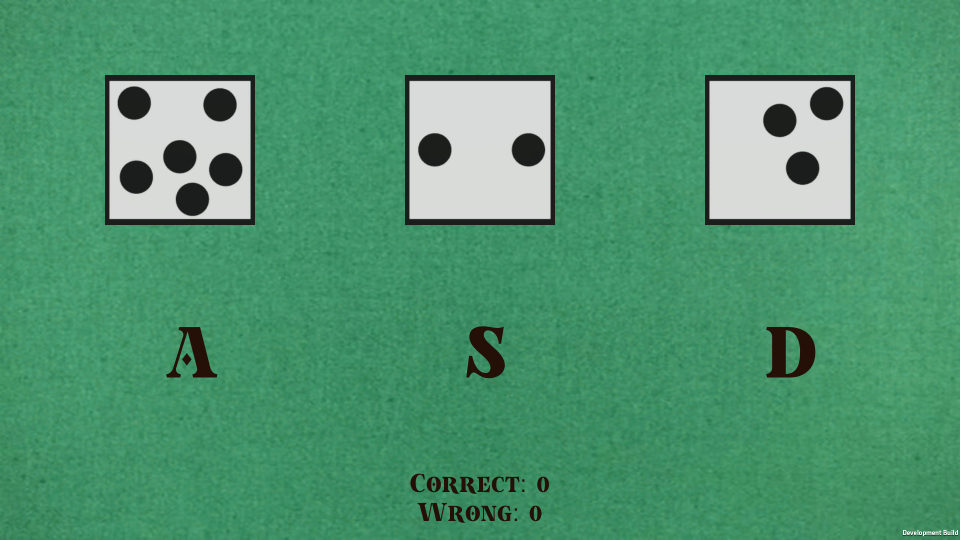
#> input picture part1/screenshots/part1.png, 1920 x 1080 px (shown at 1/2 size)
$ jupyter execute --allow-errors Implementation_Testing.ipynb
#> lines starting #> are read from the running program, lines starting #| are printed output that depends on the picture; after the words box and inside, x2 and y2 are one past the last pixel; in counts of white or black regions, pixels touching at a corner belong together
[cell 1]
import numpy as np
import matplotlib.pyplot as plt
import cv2

import os

[cell 2]
img_path = "screenshots/part1.png"
img = cv2.imread(img_path, cv2.IMREAD_GRAYSCALE)
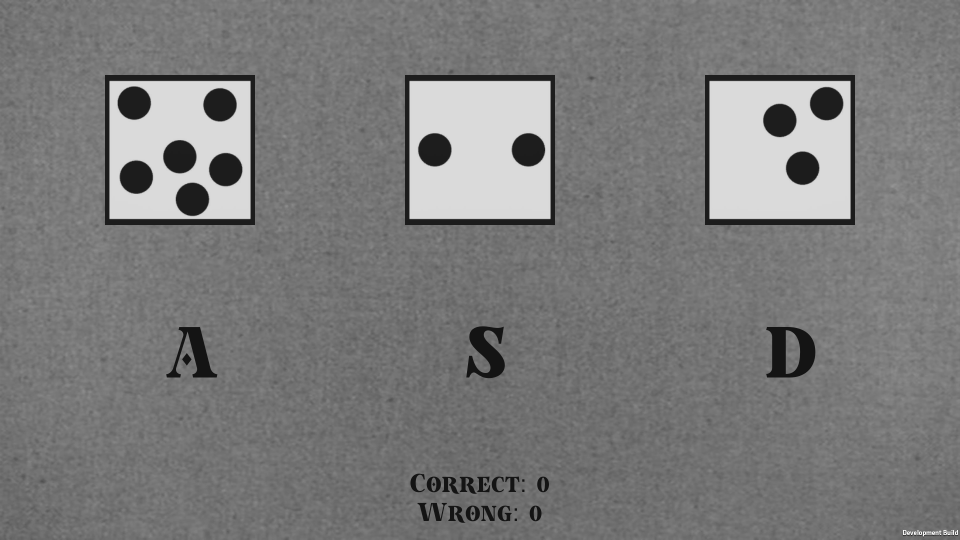
#> img: shape (1080, 1920) (shown at 1/2 size); min 20, max 255, mean 122.8

fig, axes = plt.subplots(nrows=1, ncols=1, figsize=(12, 6))
axes.imshow(img, cmap="gray")
axes.set_title("Screenshot Grayscale")
axes.axis("off")
plt.tight_layout()
plt.show()

[cell 3]
def auto_canny(img, sigma=0.33):
	# compute the median of the single channel pixel intensities
	v = np.median(img)
	# apply automatic Canny edge detection using the computed median
	lower = int(max(0, (1.0 - sigma) * v))
	upper = int(min(255, (1.0 + sigma) * v))
	edged = cv2.Canny(img, lower, upper)
	# return the edged image
	return edged

[cell 4]
dice_top_left = (0, 0)    # w, h
dice_bot_right = (1920, 520)    # 1920 = 1 * width, 520 = 0.48 * height

dice = img[dice_top_left[1]:dice_bot_right[1], dice_top_left[0]:dice_bot_right[0]]
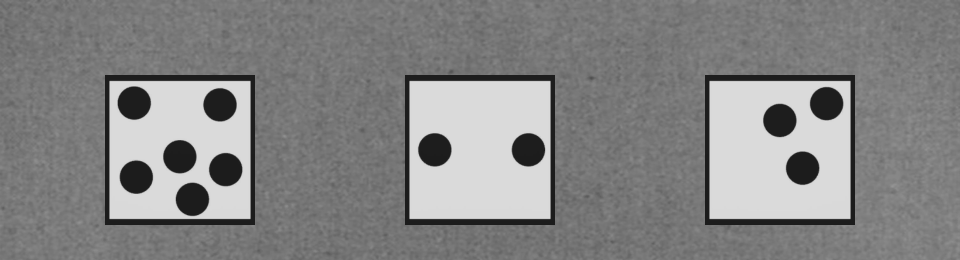
#> dice: shape (520, 1920) (shown at 1/2 size); min 28, max 227, mean 132.7

fig, axes = plt.subplots(nrows=1, ncols=1, figsize=(12, 6))
axes.imshow(dice, cmap="gray")
axes.set_title("Crop Dice")
axes.axis("off")
plt.tight_layout()
plt.show()

[cell 5]
edged = auto_canny(dice)
#> in auto_canny, `v = np.median(img)`: v = 122
#> in auto_canny, `lower = int(max(0, (1.0 - sigma) * v))`: lower = 81
#> in auto_canny, `upper = int(min(255, (1.0 + sigma) * v))`: upper = 162
#> in auto_canny, `edged = cv2.Canny(img, lower, upper)`:
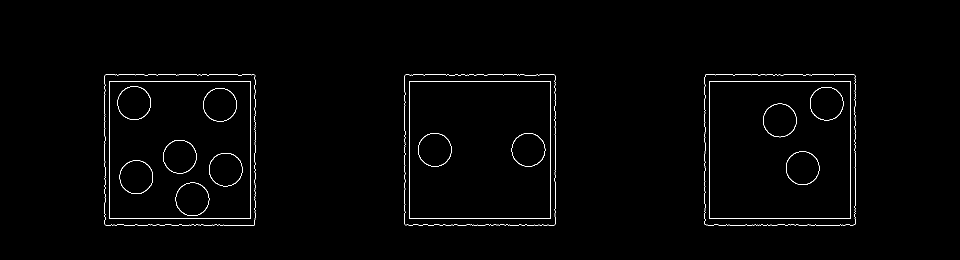
#> edged: shape (520, 1920) (shown at 1/2 size); 0.97% white in thin lines or dots, all inside (x1, y1, x2, y2) = (209, 149, 1711, 451)

fig, axes = plt.subplots(nrows=1, ncols=1, figsize=(12, 6))
axes.imshow(edged, cmap="gray")
axes.set_title("Edge Detection")
axes.axis("off")
plt.tight_layout()
plt.show()

[cell 6]
contours, hierarchy = cv2.findContours(edged, cv2.RETR_EXTERNAL, cv2.CHAIN_APPROX_NONE)
#> contours = 3 contours; box (x1, y1, x2, y2) and area: (1409, 149, 1711, 451) 90316, (809, 149, 1111, 451) 90306, (209, 149, 511, 451) 90266

cropped_die = []
for contour in contours:
    die_top_left = contour.min(axis=0)[0]
    die_bot_right = contour.max(axis=0)[0]
    cropped_die.append(edged[die_top_left[1]:die_bot_right[1], die_top_left[0]:die_bot_right[0]])
#> this loop made 3 passes
#> (die_top_left, die_bot_right) on passes 1 to 3: ([1409, 149], [1710, 450]), ([809, 149], [1110, 450]), ([209, 149], [510, 450])
#> after the loop, cropped_die = 3 items

fig, axes = plt.subplots(nrows=1, ncols=3, figsize=(12, 6))
[axis.imshow(cropped_die[idx], cmap="gray") for idx, axis in enumerate(axes)]
[axis.axis("off") for axis in axes]
[axes[idx].set_title(title) for idx, title in enumerate(reversed(["A", "S", "D"]))]
fig.suptitle("Cropped Dice")
plt.tight_layout()
plt.show()
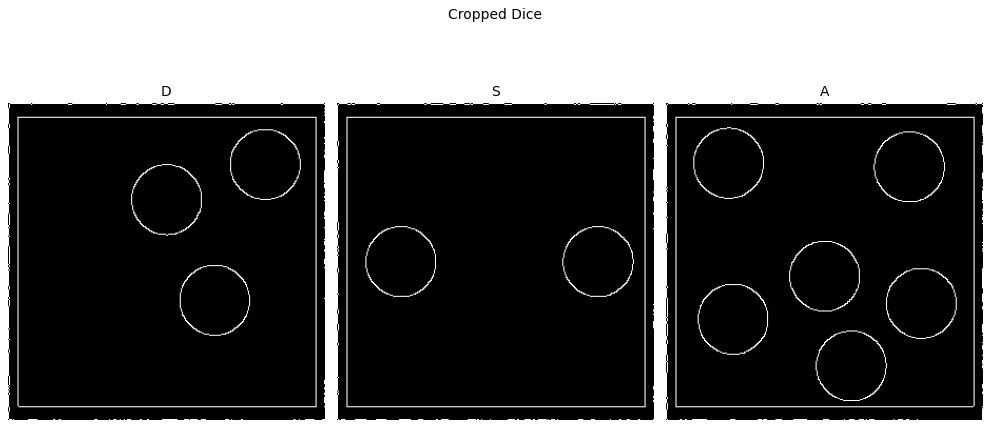
#> figure drawn by matplotlib, 3 panels

[cell 7]
def number_of_circles(img):
    circle = cv2.HoughCircles(img, cv2.HOUGH_GRADIENT, dp=1, minDist=10, param1=100, param2=45, minRadius=0, maxRadius=0)
    return len(circle[0])
die_D = number_of_circles(cropped_die[2])
#> in number_of_circles, `circle = cv2.HoughCircles(img, cv2.HOUGH_GRADIENT, dp=1, minDist=10, p..`: circle = [[150.5, 164.5, 33.8], [230.5, 59.5, 32.6], [175.5, 248.5, 32.6], [64.5, 203.5, 33.8], [242.5, 189.5, 32.5], [59.5, 59.5, 31.5]]
#> in number_of_circles, `circle = cv2.HoughCircles(img, cv2.HOUGH_GRADIENT, dp=1, minDist=10, p..`:
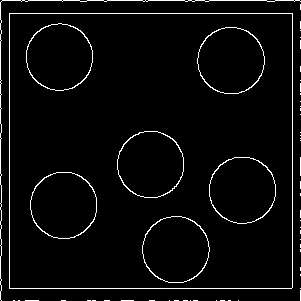
#> img: shape (301, 301); 3.7% white in thin lines or dots
#> die_D = 6
print(die_D)
#| 6

#> (a cell that did not finish here is left out)

#> in number_of_circles (call 2), `circle = cv2.HoughCircles(img, cv2.HOUGH_GRADIENT, dp=1, minDist=10, p..`: circle = None
#> in number_of_circles (call 2), `circle = cv2.HoughCircles(img, cv2.HOUGH_GRADIENT, dp=1, minDist=10, p..`:
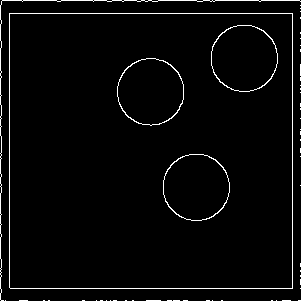
#> img: shape (301, 301); 2.9% white in thin lines or dots

$ run again, with part1/screenshots/part2_1.png copied over part1/screenshots/part1.png
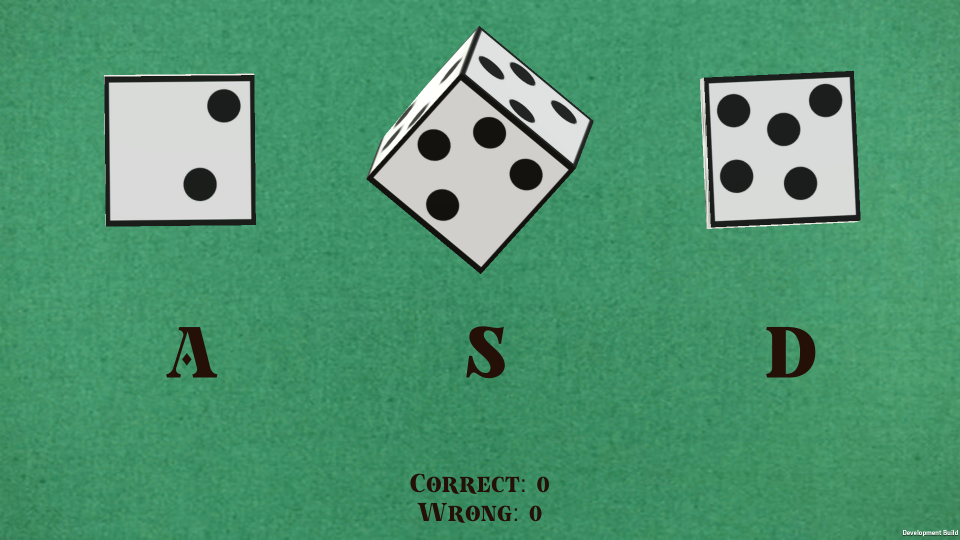
#> input picture part1/screenshots/part2_1.png, 1920 x 1080 px (shown at 1/2 size)
#> v = 122
#> lower = 81
#> upper = 162
#> in auto_canny, `edged = cv2.Canny(img, lower, upper)`:
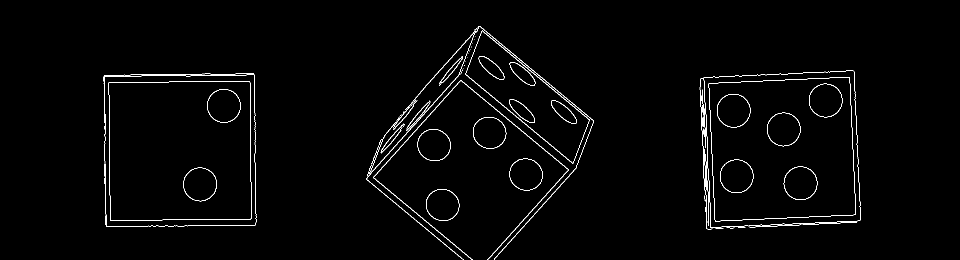
#> edged: shape (520, 1920) (shown at 1/2 size); 1.5% white in thin lines or dots, all inside (x1, y1, x2, y2) = (207, 52, 1722, 520)
#> contours = 55 contours, 43 with area under 20; largest, box (x1, y1, x2, y2) and area: (207, 147, 513, 454) 90222, (1399, 141, 1722, 459) 90098, (930, 61, 1180, 328) 24896, (852, 378, 919, 442) 3289, (835, 258, 902, 322) 3286
#> the loop `for contour in contours:` made 55 passes
#> (die_top_left, die_bot_right) on passes 1 to 8: ([1431, 456], [1446, 457]), ([1453, 455], [1468, 456]), ([1476, 454], [1490, 455]), ([1498, 449], [1602, 454]), ([1605, 444], [1713, 449]), ([1414, 443], [1414, 444]), ([210, 431], [210, 449]), ([1410, 414], [1411, 423])
#> after the loop `for contour in contours:`: cropped_die = 55 items
#> `plt.show()`:
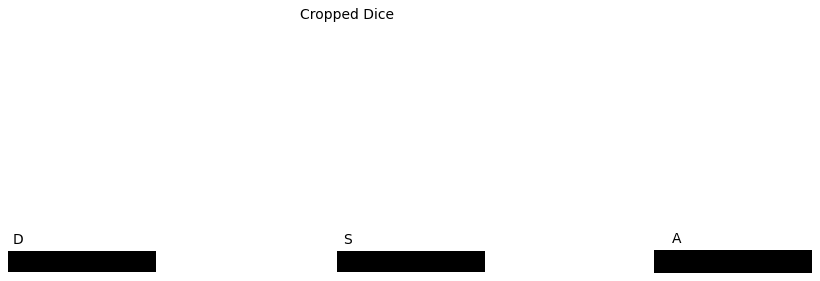
#> figure drawn by matplotlib, 3 panels
#> circle = None

$ run again, with part1/screenshots/part2_2.png copied over part1/screenshots/part1.png
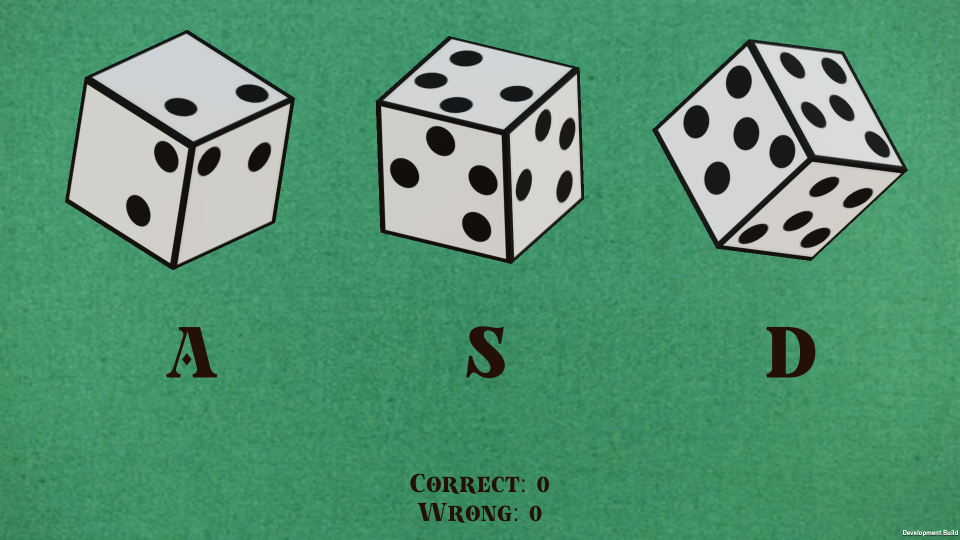
#> input picture part1/screenshots/part2_2.png, 1920 x 1080 px (shown at 1/2 size)
#> v = 123
#> lower = 82
#> upper = 163
#> in auto_canny, `edged = cv2.Canny(img, lower, upper)`:
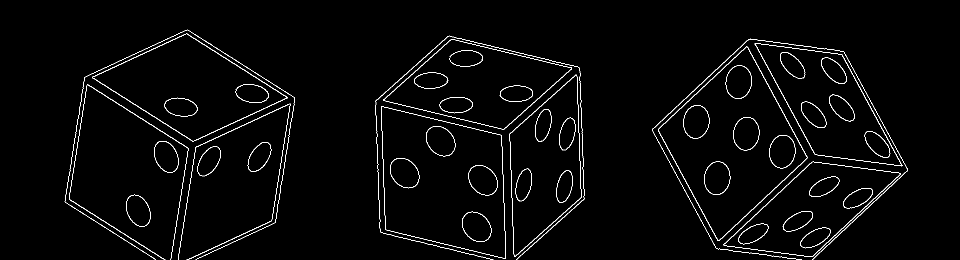
#> edged: shape (520, 1920) (shown at 1/2 size); 2.1% white in thin lines or dots, all inside (x1, y1, x2, y2) = (129, 59, 1816, 520)
#> contours = 29 contours; largest, box (x1, y1, x2, y2) and area: (1316, 93, 1615, 482) 60364, (762, 212, 1012, 518) 59051, (766, 78, 1144, 259) 37716, (1509, 86, 1805, 333) 36302, (308, 282, 357, 346) 2296
#> the loop `for contour in contours:` made 29 passes
#> (die_top_left, die_bot_right) on passes 1 to 8: ([1600, 455], [1660, 496]), ([1477, 447], [1536, 488]), ([1565, 422], [1625, 462]), ([252, 389], [300, 453]), ([1686, 376], [1745, 416]), ([1618, 353], [1678, 393]), ([1112, 340], [1145, 405]), ([1031, 337], [1063, 402])
#> after the loop `for contour in contours:`: cropped_die = 29 items
#> circle = None
#> in number_of_circles (call 2), `circle = cv2.HoughCircles(img, cv2.HOUGH_GRADIENT, dp=1, minDist=10, p..`:
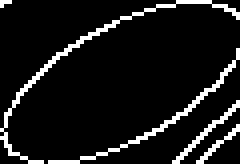
#> img: shape (41, 60) (shown 4 times larger); 9.3% white in thin lines or dots
